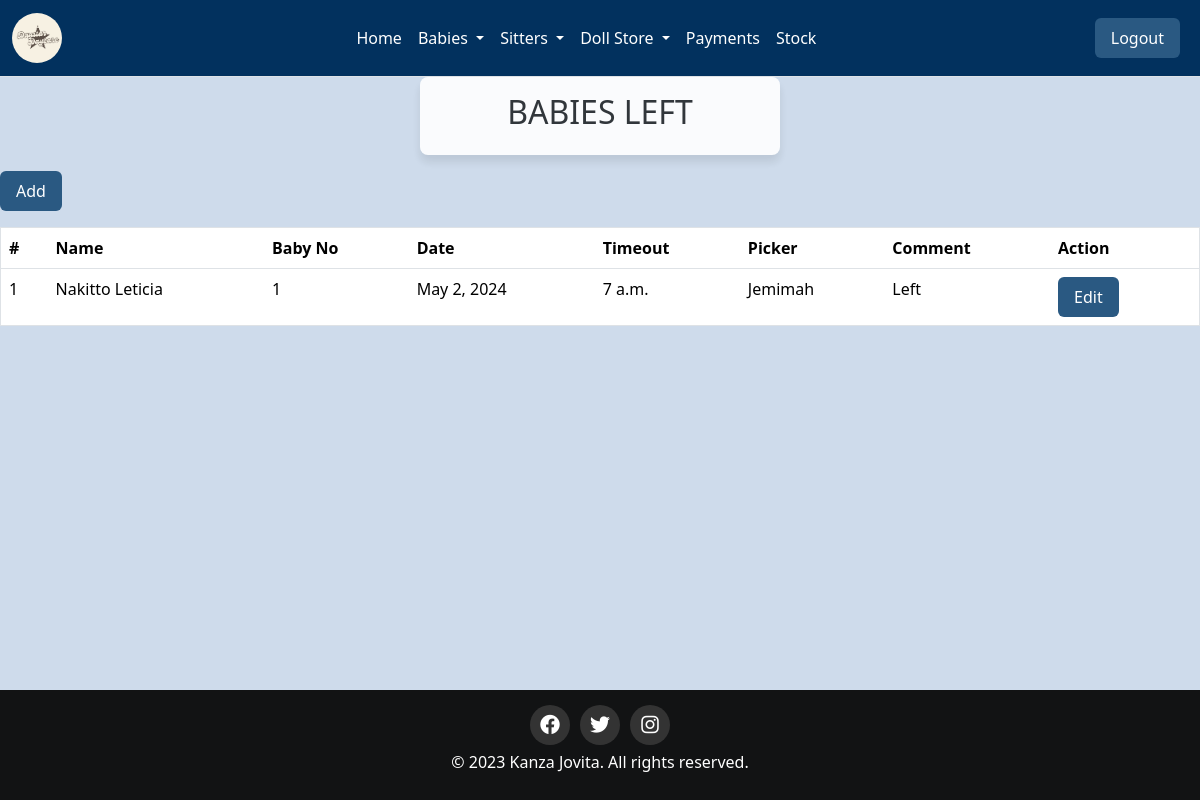
/departure/, run on an earlier commit of the app's database.
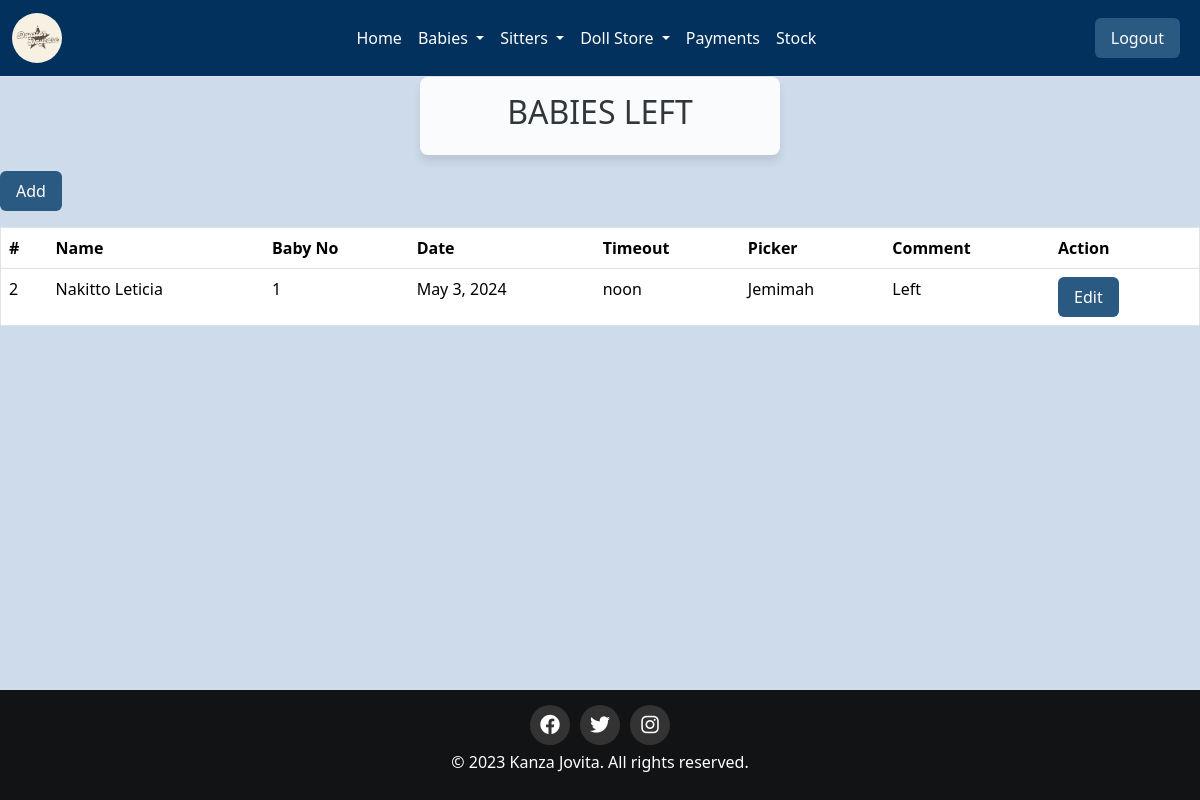
And on a later commit of the database.
### home/models.py (models this page shows, shortened)
class Departure(models.Model):
    baby_name=models.ForeignKey(Babyreg,on_delete=models.CASCADE)
    baby_number=models.CharField(max_length=10)
    date=models.DateField(default=timezone.now)
    timeout=models.TimeField()
    picker=models.CharField(max_length=200)
    comment=models.CharField(max_length=200,null=True, blank=True)

class Babyreg(models.Model):
    c_stay = models.ForeignKey(Categorystay,on_delete = models.CASCADE,null=False,blank = False)#this links class Babe to class Categorystay
    Baby_name = models.CharField(max_length=30, null='False',blank = 'False')
    Baby_number = models.CharField(max_length=30, null='False',blank = 'False')
    Date = models.DateField(default=timezone.now)
    Gender = models.CharField(max_length=30, null='False',blank = 'False')
    Age = models.IntegerField()
    Location = models.CharField(max_length=30, null='False',blank = 'False')
    Parents_names = models.CharField(max_length=30, null='False',blank = 'False')
    def __str__(self):
        return self.Baby_name

### home/views.py (the view)
# urls.py: path('departure/', views.departure, name='departure'),
def departure(request):
  babys=Departure.objects.all()
  return render(request,'departure.html',{'babys':babys})

### home/templates/departure.html (shortened to what this page needs)
{% extends 'base.html' %}
{% load static %}
{% block content%}
<div class="card-header">
    <h2>BABIES LEFT</h2>
</div>
<a href="/adddeparture" class="btn btn-primary mb-3">Add</a>
<div class="table-responsive">
    <table class="table table-bordered table-hover">
        <thead class="table-white">
            <tr>
                <th scope="col">#</th>
                <th scope="col">Name</th>
                <th scope="col">Baby No</th>
                <th scope="col">Date</th>
                <th scope="col">Timeout</th>
                <th scope="col">Picker</th>
                <th scope="col">Comment</th>
                <th scope=>Action</th>
            </tr>
        </thead>
        <tbody>
            {% for baby in babys %}
            <tr>
                <td>{{ baby.id }}</td>
                <td>{{ baby.baby_name}}</td>
                <td>{{ baby.baby_number }}</td>
                <td>{{ baby.date }}</td>
                <td>{{ baby.timeout }}</td>
                <td>{{ baby.picker}}</td>
                <td>{{ baby.comment}}</td>
                <td>
                    <a href="{% url 'editdeparture' id=baby.id %}" class="btn btn-primary ">Edit</a>
                </td>
            </tr>
            {% endfor %}
        </tbody>
    </table>
</div>
{% endblock %}

What changed in the data, as far as the page shows it:
removed Departure: id "1", baby_name "Nakitto Leticia", baby_number "1", date "May 2, 2024", timeout "7 a.m.", picker "Jemimah", comment "Left"
added Departure: id "2", baby_name "Nakitto Leticia", baby_number "1", date "May 3, 2024", timeout "noon", picker "Jemimah", comment "Left"
